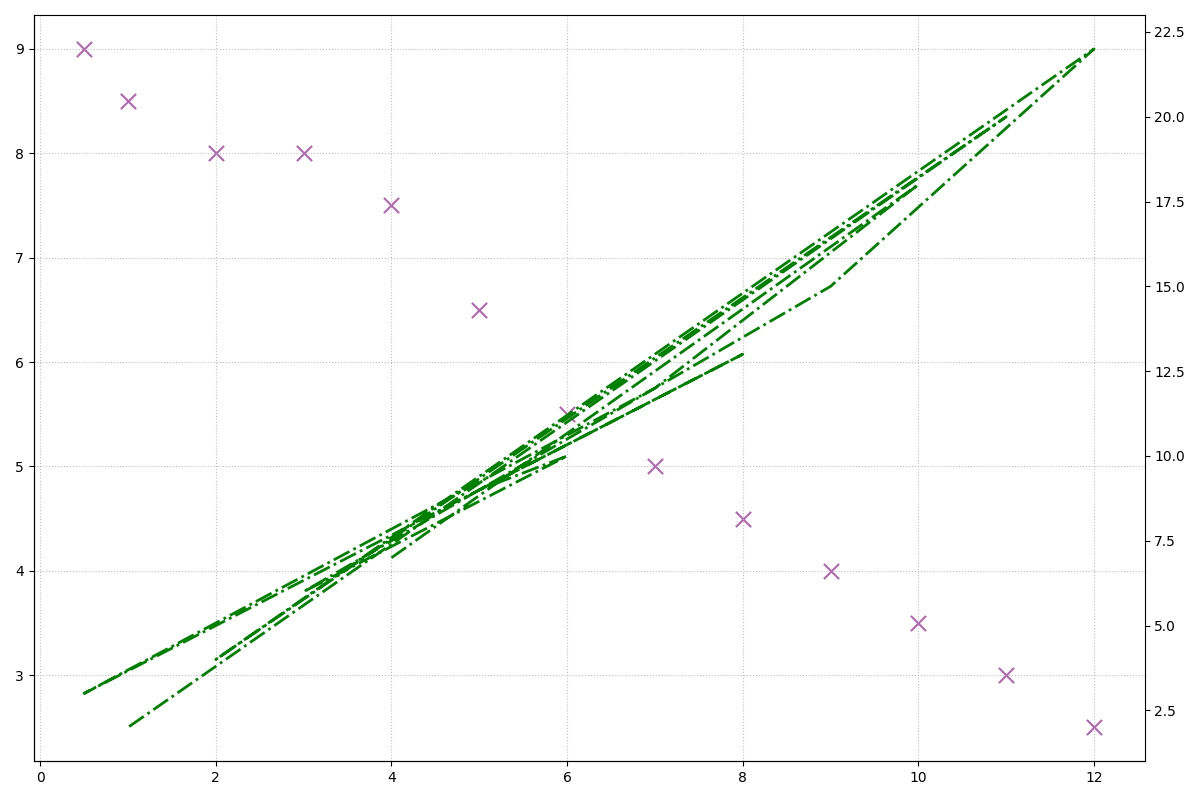

The script that drew this image:
import matplotlib.pyplot as plt
import numpy as np

# Randomly altered the content within data groups while preserving the original dimensional structure.
screen_time = np.array([4, 10, 7, 0.5, 8, 5, 6, 3, 9, 12, 2, 11, 1])
sleep_quality = np.array([7.5, 3.5, 5, 9, 4.5, 6.5, 5.5, 8, 4, 2.5, 8, 3, 8.5])
sleep_disturbances = np.array([7, 18, 12, 3, 13, 9, 10, 6, 15, 22, 4, 20, 2])

fig, ax1 = plt.subplots(figsize=(12, 8))

ax1.scatter(screen_time, sleep_quality, c='purple', edgecolor='gray', s=120, alpha=0.6, marker='x')

ax2 = ax1.twinx()
ax2.plot(screen_time, sleep_disturbances, color='green', linewidth=2, linestyle='-.')

ax1.grid(True, linestyle=':', alpha=0.8)

ax1.spines['top'].set_visible(False)
ax1.spines['right'].set_visible(False)

plt.tight_layout()
plt.show()
